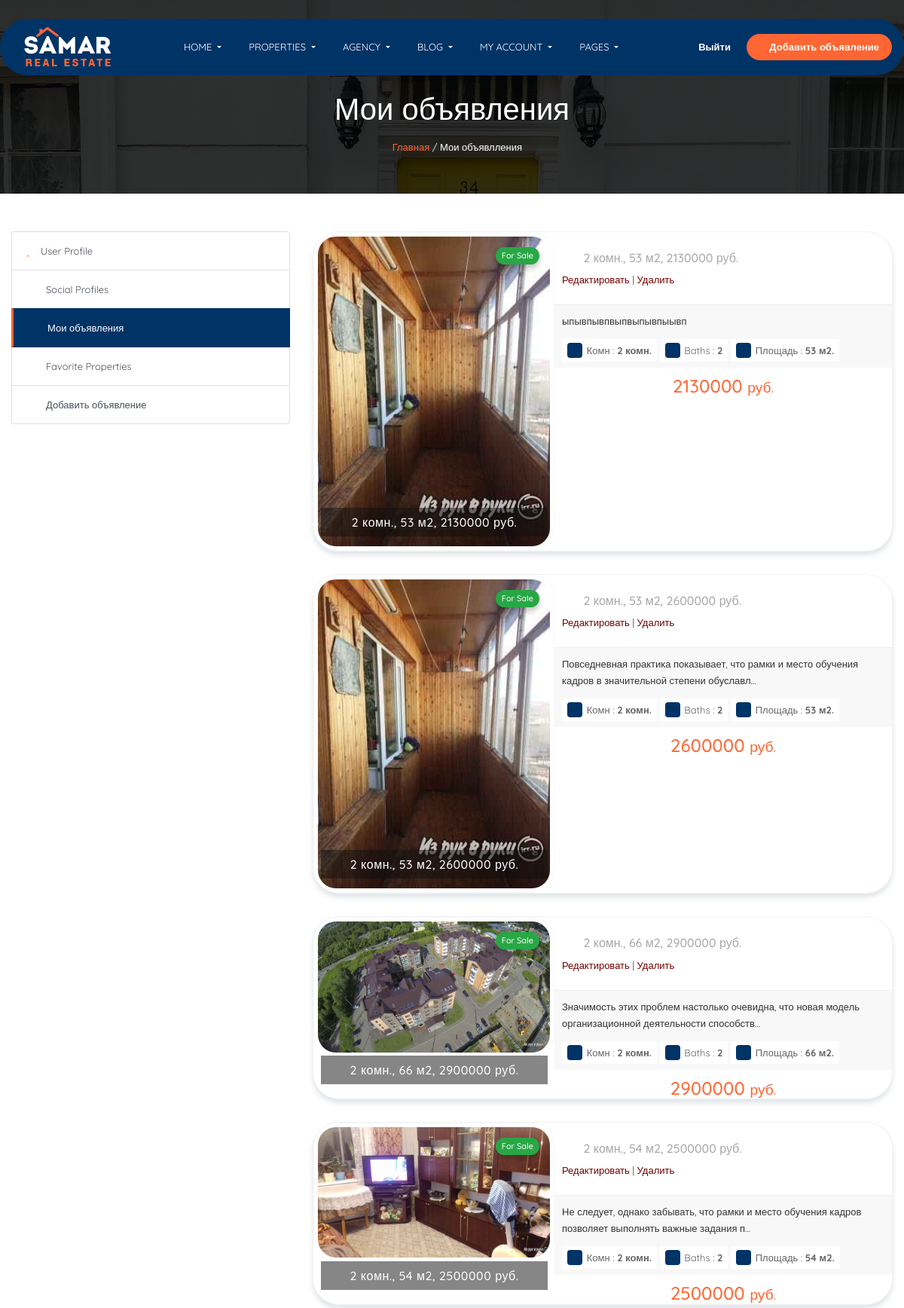
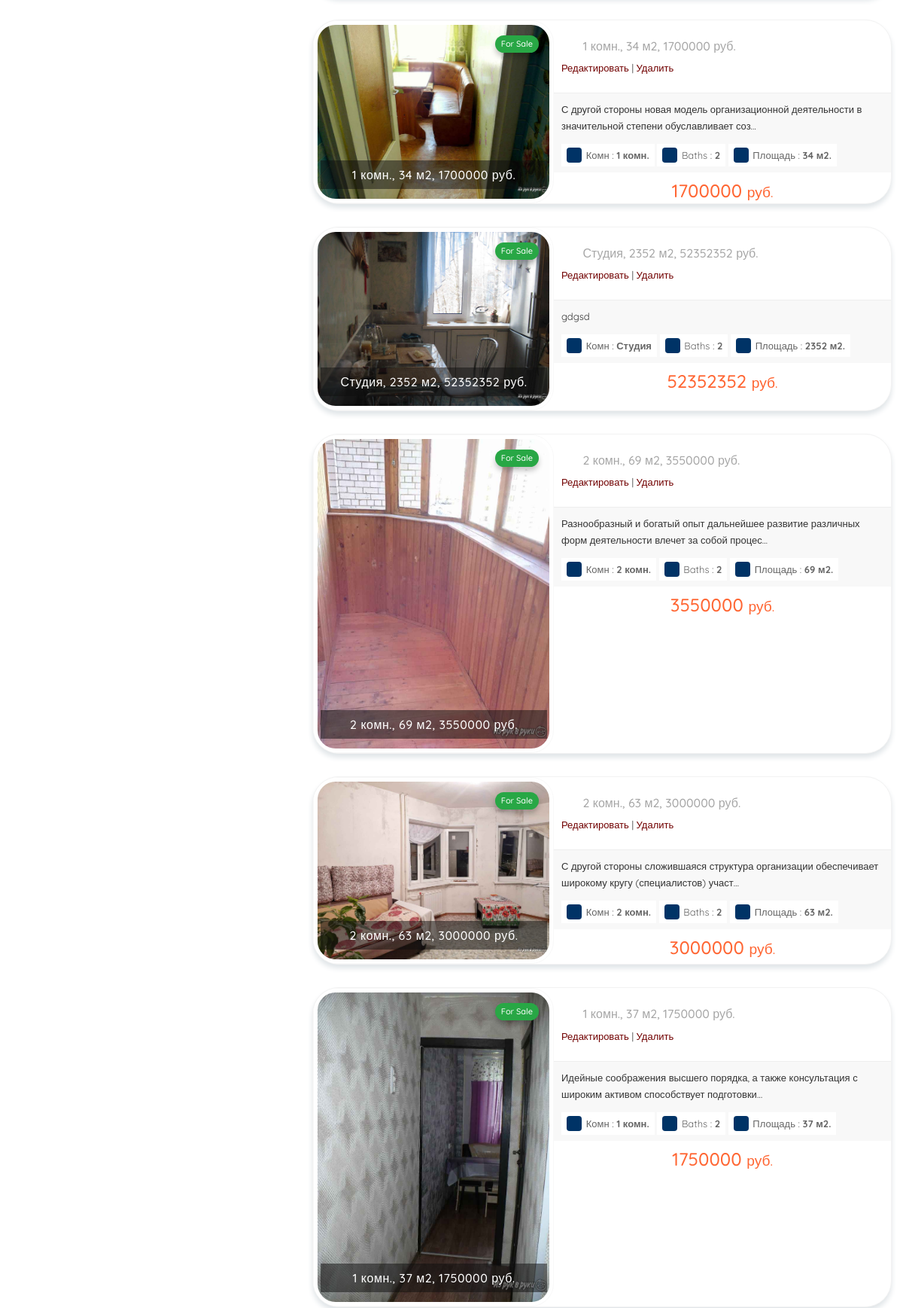
Screenshot of /my_classifieds/ (signed in, upper part) with the database file from the repository (2 pictures, top to bottom).
### classified/models.py (models this page shows, shortened)
class Classified(models.Model):
    author = models.ForeignKey(settings.AUTH_USER_MODEL, on_delete=models.CASCADE, related_name='classifieds', verbose_name='Автор')
    nmb_rooms = models.CharField(choices=FLAT_TYPE, max_length=9, blank=False, null=False, verbose_name='Количество комнат')
    flat_square = models.PositiveIntegerField(default=1, blank=True, null=True, verbose_name='Площадь', help_text='Площадь указывается в квадратных метрах (м2)')
    flat_floor = models.PositiveIntegerField(blank=False, null=False, verbose_name='Этаж', help_text='Укажите этаж на котором расположена квартира')
    total_floor = models.PositiveIntegerField(blank=False, null=False, verbose_name='Всего этажей в доме', help_text='Укажите сколько всего этажей в доме')
    flat_price = models.PositiveIntegerField(blank=False, null=False, verbose_name='Цена', help_text='Укажите полную стоимость вашей квартиры')
    flat_description = models.TextField(max_length=2500, verbose_name='Описание', help_text='Добавьте описание квартиры. Всё то что важно знать покупателю, каковы преимущества, что выделяет вашу квартиру в сравнении с другими')
    author_phone = models.CharField(max_length=22, default=None, blank=False, null=False, verbose_name='Телефон', help_text='Введите ваш телефон, чтобы покупатель мог связаться с вами')
    creation_date = models.DateTimeField(auto_now_add=True, verbose_name='Дата создания объявления')
    pub_date = models.DateTimeField(auto_now=True, verbose_name='Дата последней публикации')
    is_active = models.BooleanField(default=False, verbose_name='Опубликовано')
    views = models.PositiveIntegerField(default=0, editable=False, verbose_name='Просмотры', help_text='Количество просмотров вашего объявления')
    slug = AutoSlugField(default=None, null=False, blank=False, populate_from=generate_slug, unique_with=['author__id', 'pub_date__month', 'pub_date__day'], unique=True)
    class Meta:
        verbose_name = 'Объявление'
        verbose_name_plural = 'Объявления'
        ordering = ['-pub_date']
    def get_absolute_url(self):
        return reverse('flat_detail_url', kwargs={'flat_slug': self.slug})

class ClassifiedImage(models.Model):
    image = models.ImageField(upload_to=user_upload_directory_path, verbose_name='Изображение')
    classified = models.ForeignKey(Classified, on_delete=models.CASCADE, related_name='classified_images')
    creation_date = models.DateTimeField(auto_now_add=True, verbose_name='Дата создания изображения')
    author = models.ForeignKey(settings.AUTH_USER_MODEL, blank=True, default=None, on_delete=models.CASCADE, related_name='user_classified_images', verbose_name='Автор (user)')
    class Meta:
        verbose_name = 'Изображение'
        verbose_name_plural = 'Изображения'
        ordering = ['-creation_date']
    @property
    def get_src(self):
        return '/media/' + str(self.image)

### realestateboard/views.py (the view)
# urls.py: path('my_classifieds/', login_required(UserClassifieds.as_view()), name='user_classifieds_url'),
class UserClassifieds(View):
    def get(self, request):
        classifieds = Classified.objects.filter(author=request.user)
        return render(request, 'user_classifieds.html', context={'classifieds': classifieds})

### templates/user_classifieds.html (shortened to what this page needs)
{% extends 'base.html' %}
{% block content %}
      <section class="section-padding bg-dark inner-header">
         <div class="container">
            <div class="row">
               <div class="col-md-12 text-center">
                  <h1 class="mt-0 mb-3">Мои объявления</h1>
                  <div class="breadcrumbs">
                     <p class="mb-0"><a href="{% url 'home_url' %}"><i class="mdi mdi-home-outline"></i> Главная</a> /  Мои объявлления</p>
                  </div>
               </div>
            </div>
         </div>
      </section>
      <section class="section-padding">
         <div class="container">
            <div class="row">
               <div class="col-lg-4 col-md-4 user-side-bar">
                  <div class="list-group">
                     <a class="list-group-item list-group-item-action" href="http://giftechies.com/samar-real-estate/theme/user-profile.html"><span class="mdi mdi-account"></span> User Profile</a>
                     <a class="list-group-item list-group-item-action" href="http://giftechies.com/samar-real-estate/theme/social-profiles.html"><span class="mdi mdi-share-variant"></span> Social Profiles</a>
                     <a class="list-group-item list-group-item-action active" href="{% url 'user_classifieds_url' %}"><span class="mdi mdi-home-account"></span> Мои объявления</a>
                     <a class="list-group-item list-group-item-action" href="http://giftechies.com/samar-real-estate/theme/favorite-properties.html"><span class="mdi mdi-heart"></span> Favorite Properties</a>
                     <a class="list-group-item list-group-item-action" href="{% url 'add_classified_url' %}"><span class="mdi mdi-account-location"></span> Добавить объявление</a>
                  </div>
               </div>
               <div class="col-lg-8 col-md-9">
                  <div class="row">
                      {% for classified in classifieds %}
                     <div class="col-lg-12 col-md-12 property-list-view">
                        <div class="card card-list card-list-view">
                              <div class="row no-gutters">
                                 <div class="col-lg-5 col-md-5">
                                     <a href="{{ classified.get_absolute_url }}">
                                    <span class="badge badge-success">For Sale</span>
                                     <img class="card-img-top" src="{{ classified.classified_images.first.get_src }}" alt="{{ classified.nmb_rooms }}, {{ classified.flat_square }} м2, {{ classified.flat_price }} руб.">
                                    <h5 class="card-title">{{ classified.nmb_rooms }}, {{ classified.flat_square }} м2, {{ classified.flat_price }} руб.</h5>
                                     </a>
                                 </div>
                                 <div class="col-lg-7 col-md-7">
                                    <div class="card-body">
                                        <a href="{{ classified.get_absolute_url }}"><h6 class="card-subtitle mb-2 text-muted"><i class="mdi mdi-home-map-marker"></i> {{ classified.nmb_rooms }}, {{ classified.flat_square }} м2, {{ classified.flat_price }} руб.</h6></a>
                                        <p><a href="{% url 'edit_classified_url' classified.slug %}">Редактировать</a> | <a href="{% url 'delete_classified_url' classified.slug %}">Удалить</a></p>
                                    </div>
                                    <div class="card-footer">
                                       <p>{{ classified.flat_description|truncatechars_html:100 }}</p>
                                       <span><i class="mdi mdi-sofa"></i> Комн : <strong>{{ classified.nmb_rooms }}</strong></span>
                                       <span><i class="mdi mdi-scale-bathroom"></i> Baths : <strong>2</strong></span>
                                       <span><i class="mdi mdi-move-resize-variant"></i> Площадь : <strong>{{ classified.flat_square }} м2.</strong></span>
                                    </div>
                                    <h4 class="text-primary mb-0 mt-2">
                                          {{ classified.flat_price }} <small>руб.</small>
                                    </h4>
                                 </div>
                              </div>
                        </div>
                     </div>
                      {% endfor %}
                  </div>
               </div>
            </div>
         </div>
      </section>
{% endblock %}

### static/css/samar.css (style rules this page uses)
body { background-color: #fff; font-size: 13px; line-height: 25px; color: #333333; font-family: 'Quicksand', sans-serif; }
h1, h2, h3, h4, h5, h6 { color: #000000; }
p { font-size: 13px; line-height: 22px; color:#333333; }
img { height: auto; max-width: 100%; }
img { transform-style: preserve-3d; }
a { transition: color 300ms ease 0s, background-color 300ms ease 0s; text-decoration:none !important; }
a, a:hover { text-decoration: none; color:#710000; }
.bg-dark { background-color: #263238; }
.text-primary { color: #ff6633 !important; }
.inner-header { background: rgba(0, 0, 0, 0) url("../img/slider/1.jpg") repeat scroll center top / 100% auto; position: relative; padding-top: 10% !important; }
.inner-header h1 { color: #fff !important; }
.inner-header p { color: #fff; }
.inner-header a { color: #ff6633; }
.inner-header::after { background: #000 none repeat scroll 0 0; bottom: 0; content: ""; left: 0; opacity: 0.8; position: absolute; right: 0; top: 0; }
.inner-header .container { position: relative; z-index: 9; }
b, strong { font-weight: bold; }
.section-padding { padding: 50px 0; }
.card { border: medium none; box-shadow: 0 5px 7px #e0e5e8; margin-bottom: 30px; border-radius:70px; text-align: center; }
.card-img-top { border: 1px solid #f8f8f8; padding: 5px; border-radius:30px; }
.card-list { border-radius:35px; }
.card-list .badge { border-radius: 50px; top: 20px; box-shadow: 0 5px 7px rgba(0, 0, 0, 0.22); font-size: 11px; font-weight: 500; padding: 6px 8px; position: absolute; right: 20px; z-index: 9; }
.card-list .card-body .card-subtitle { font-size: 13px; font-weight: 500 !important; color: #a7a7a7 !important; }
.card-list .card-body .card-subtitle i { color: #ff6633; display: inline-block; height: 20px; line-height: 21px; margin: 0 4px 0 0; text-align: center; width: 20px; font-size: 20px; }
.card-list .card-footer span { color: #666666; font-size: 12px; margin: 0 16px 0 0; }
.card-list .card-footer span i { color: #000; margin: 0 2px 0 0; }
.card-footer { background: #ffffff none repeat scroll 0 0; border-color: #eeeeee; border-bottom: 2px solid #ffffff; }
.card-list-view .card-body, .card-list-view .card-footer { padding: 20px 30px; }
.property-list-view .card { overflow: hidden; border: 1px solid #f2f2f2; }
.property-list-view .card-body { margin-top: 22px; text-align: left; padding: 6px 10px; }
.property-list-view .card-footer { background: #f8f8f8; text-align: left; padding: 10px; }
.property-list-view .card-footer span { font-size: 13px; background: #fff; padding: 7px; margin: 0px; }
.property-list-view .card-footer span i { color: #fff; margin: 0 2px 0 0; background: #036; padding: 2px 5px; border-radius: 4px; }
.property-list-view .card-title { background: rgba(15, 15, 15, 0.5); position: absolute; bottom: 7px; line-height: 38px; color: #ffffff; font-size: 16px; letter-spacing: 0.5px; left: 10px; right: 9px; }
.property-list-view .card-subtitle { font-size: 16px !important; }
.user-side-bar .active { background: #036; border-color: #036; border-left: 3px solid #f63; }
.user-side-bar a span { color: #f63; padding-right: 9px; font-size: 16px; }
@media (min-width: 1024px) and (max-width: 1200px) { .container { max-width: 100%; } }

### rows the page displays
Classified: classified_images.first.get_src (picture), nmb_rooms "2 комн.", flat_square "53", flat_price "2130000", flat_description "ыпывпывпвыпвыпывпыывп"
Classified: classified_images.first.get_src (picture), nmb_rooms "2 комн.", flat_square "53", flat_price "2600000", flat_description "Повседневная практика показывает, что рамки и место обучения кадров в значительной степени обуславл…"
Classified: classified_images.first.get_src (picture), nmb_rooms "2 комн.", flat_square "66", flat_price "2900000", flat_description "Значимость этих проблем настолько очевидна, что новая модель организационной деятельности способств…"
Classified: classified_images.first.get_src (picture), nmb_rooms "2 комн.", flat_square "54", flat_price "2500000", flat_description "Не следует, однако забывать, что рамки и место обучения кадров позволяет выполнять важные задания п…"
Classified: classified_images.first.get_src (picture), nmb_rooms "1 комн.", flat_square "34", flat_price "1700000", flat_description "С другой стороны новая модель организационной деятельности в значительной степени обуславливает соз…"
Classified: classified_images.first.get_src (picture), nmb_rooms "Студия", flat_square "2352", flat_price "52352352", flat_description "gdgsd"
Classified: classified_images.first.get_src (picture), nmb_rooms "2 комн.", flat_square "69", flat_price "3550000", flat_description "Разнообразный и богатый опыт дальнейшее развитие различных форм деятельности влечет за собой процес…"
Classified: classified_images.first.get_src (picture), nmb_rooms "2 комн.", flat_square "63", flat_price "3000000", flat_description "С другой стороны сложившаяся структура организации обеспечивает широкому кругу (специалистов) участ…"
Classified: classified_images.first.get_src (picture), nmb_rooms "1 комн.", flat_square "37", flat_price "1750000", flat_description "Идейные соображения высшего порядка, а также консультация с широким активом способствует подготовки…"
